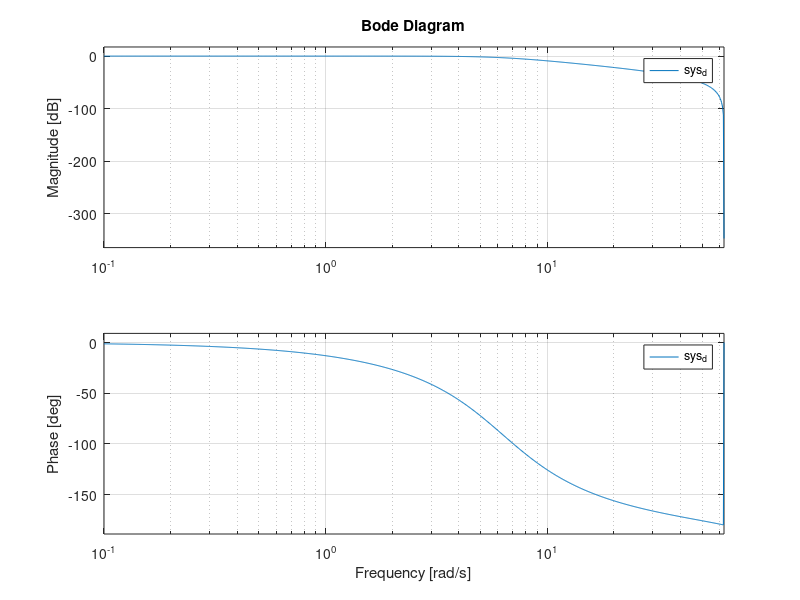

Here is the MATLAB script that generated this plot: (Note: this script raises an error after producing the figure.)
% The following script is the initializer for SPOT 3.0; in this script,
% users define all initials parameters and/or constants required for
% simulation and experiment.

% Version: 3.07 (Beta Release)

% Authors: Alexander Crain
% Legacy: David Rogers & Kirk Hovell

clear;
clc;
close all force;
addpath(genpath('../../Custom_Library'))

warning('off','all')

fprintf('|----------------------------------------------------------------|\n')
fprintf('|----------------------------------------------------------------|\n')
fprintf('|                       -------------------                      |\n')
fprintf('|                     | Welcome to SPOT 3.0 |                    |\n')
fprintf('|                       -------------------                      |\n')
fprintf('|                                                                |\n')
fprintf('|Authors (v3.0): Alex Crain                                      |\n')
fprintf('|Authors (v2.0): Alex Crain and Kirk Hovell                      |\n')
fprintf('|Authors (Legacy): Dave Rogers and Kirk Hovell                   |\n')
fprintf('|                                                                |\n')
fprintf('|Current Version: 3.07 (Beta Release)                            |\n')
fprintf('|                                                                |\n')
fprintf('|Last Edit: 2021-03-07                                           |\n')
fprintf('|                                                                |\n')
fprintf('|----------------------------------------------------------------|\n')
fprintf('|----------------------------------------------------------------|\n')

%% User-defined constants:
addpath('Basic Math');

% Converting from degrees to radians and vis versa:

d2r                            = pi/180;
r2d                            = 180/pi;

% Initialize the table size for use in the GUI (don't delete):

xLength                        = 3.51155;   % [m]
yLength                        = 2.41935;   % [m]

% Initialize the PID gains for the RED platform:

Kp_xr                          = 2;
Kd_xr                          = 5;

Kp_yr                          = 2;
Kd_yr                          = 5;

Kp_tr                          = 0.1;
Kd_tr                          = 0.4;

% Initialize the PID gains for the BLACK platform:

Kp_xb                          = 2;
Kd_xb                          = 5;

Kp_yb                          = 2;
Kd_yb                          = 5;

Kp_tb                          = 0.017;
Kd_tb                          = 0.1;

% Initialize the PID gains for the BLUE platform:

Kp_xblue                       = 2;
Kd_xblue                       = 5;

Kp_yblue                       = 2;
Kd_yblue                       = 5;

Kp_tblue                       = 0.1;
Kd_tblue                       = 0.4;

% Set the noise variance level for the RED and BLACK platforms:

noise_variance_RED             = 1e-5;
noise_variance_BLACK           = 1e-5;
noise_variance_BLUE            = 0;
    

%% Set the base sampling rate: 

% This variable will change the frequency at which the template runs. If
% the frequency of the template changes, the frequency of the server must
% also be changed, i.e. open the StreamData.sln under the PhaseSpace Server
% folder, and change line 204 from owl.frequency(10) to 
% owl.frequency(serverRate):

baseRate                       = 0.05;      % [seconds between samples]

%% Set the frequency that the data is being sent up from the PhaseSpace:

% This variable must be less then the baseRate; in simulation, setting this
% equal to the baseRate causes the simulation fail, while in experiment
% setting this equal to or higher then the baseRate causes the data to
% buffer in the UDP send.

serverRate                     = 2*baseRate;       % 10 Hz

% Pick the home states and the maximum amount of time we expect
% an experiment to run:
Phase3_SubPhase4_Duration = 3.0*60;
home_states_RED = [xLength/2+0.4; yLength/2; 0]; % [m; m; rad]
home_states_BLACK = [xLength/2-0.4; yLength/2; 0]; % [m; m; rad]

%% Set the duration of each major phase in the experiment, in seconds:

% Set the duration of the sub-phases. Sub-phases occur during the
% experiment phase (Phase3_Duration) and must be manually inserted into the
% diagram. The total duration of the sub-phases must equal the length of
% the Phase3_Duration.

Phase3_SubPhase1_Duration      = 5;        % [s]
Phase3_SubPhase2_Duration      = 5;        % [s]
Phase3_SubPhase3_Duration      = 1;        % [s]
% Phase3_SubPhase4_Duration      = 2*60;      % [s]
Phase3_SubPhase3_and_a_half    = 5; % Time for the chase to do nothing while the target spins up.


Phase0_Duration                = 10;        % [s]
Phase1_Duration                = 5;         % [s]
Phase2_Duration                = 20;        % [s]
Phase3_Duration                =   Phase3_SubPhase1_Duration... 
                                 + Phase3_SubPhase2_Duration...
                                 + Phase3_SubPhase3_Duration...
                                 + Phase3_SubPhase4_Duration + Phase3_SubPhase3_and_a_half;       % [s]
Phase4_Duration                = 20;        % [s]
Phase5_Duration                = 5;         % [s]

% Determine the total experiment time from the durations:

tsim                           = Phase0_Duration + Phase1_Duration + ...
                                 Phase2_Duration + Phase3_Duration + ...
                                 Phase4_Duration + Phase5_Duration;        

% Determine the start time of each phase based on the duration:

Phase0_End                     = Phase0_Duration;
Phase1_End                     = Phase0_Duration + Phase1_Duration;           
Phase2_End                     = Phase0_Duration + Phase1_Duration + ...
                                 Phase2_Duration;         
Phase3_End                     = Phase0_Duration + Phase1_Duration + ...
                                 Phase2_Duration + Phase3_Duration;      
Phase4_End                     = Phase0_Duration + Phase1_Duration + ...
                                 Phase2_Duration + Phase3_Duration + ...
                                 Phase4_Duration; 
Phase5_End                     = Phase0_Duration + Phase1_Duration + ...
                                 Phase2_Duration + Phase3_Duration + ...
                                 Phase4_Duration + Phase5_Duration;                              
                             
% Determine the start time of each sub-phase based on the duration:  

Phase3_SubPhase1_End           = Phase2_End + Phase3_SubPhase1_Duration;
Phase3_SubPhase2_End           = Phase2_End + Phase3_SubPhase1_Duration + ...
                                 Phase3_SubPhase2_Duration;
Phase3_SubPhase3_End_BLACK           = Phase2_End + Phase3_SubPhase1_Duration + ...
                                 Phase3_SubPhase2_Duration +...
                                 Phase3_SubPhase3_Duration + Phase3_SubPhase3_and_a_half;
                             

Phase3_SubPhase3_End_RED           = Phase2_End + Phase3_SubPhase1_Duration + ...
                                 Phase3_SubPhase2_Duration +...
                                 Phase3_SubPhase3_Duration ;                            

                             
Phase3_SubPhase4_End           = Phase2_End + Phase3_SubPhase1_Duration + ...
                                 Phase3_SubPhase2_Duration +...
                                 Phase3_SubPhase3_Duration +...
                                 Phase3_SubPhase4_Duration + Phase3_SubPhase3_and_a_half;                             
                          
%% Load in any required data:

% Define the mass properties for the RED, BLACK, and BLUE platforms:

model_param(1)                 = 16.9478; % RED Mass
model_param(2)                 = 0.2709;  % RED Inertia;
model_param(3)                 = 12.3341; % BLACK Mass
model_param(4)                 = 0.1880;  % BLACK Inertia
model_param(5)                 = 12.7621; % BLUE Mass
model_param(6)                 = 0.1930;  % BLUE Inertia

REDMass = model_param(1);
REDInertia = model_param(2);
BLACKMass = model_param(3);
BLACKInertia = model_param(4);

% Initialize the thruster positions for the RED, BLACK, and BLUE platforms,
% as well as the expected maximum forces. The expected forces will only 
% affect the simulations.

F_thrusters_RED               = 0.25.*ones(8,1);
F_thrusters_BLACK             = 0.25.*ones(8,1);
F_thrusters_BLUE              = 0.25.*ones(8,1);
thruster_dist2CG_RED          = [49.92;-78.08;70.46;-63.54;81.08;-50.42;57.44;-75.96];
thruster_dist2CG_BLACK        = [83.42;-52.58;55.94;-60.05;54.08;-53.92;77.06;-55.94];
thruster_dist2CG_BLUE         = [83.42;-52.58;55.94;-60.05;54.08;-53.92;77.06;-55.94];

%% SELECT WEIGHTS FOR PARAMETER OPTIMIZATION:
W_CLVF = [1,100];
W_LVF = [1,100];

%% SELECT THE FILTER GAINS FOR THE POSITION:
% Chaser spacecraft control gain.
kd = 15.0;

% Filter cutoff frequency:
f_cutoff = 1.0;
w_filter = 2*pi*f_cutoff; % [rad/s]

% 1st order option:
% num = w_filter;
% den = [1 w_filter];

% 2nd order option:
num = w_filter^2;
den = [1 sqrt(2)*w_filter w_filter^2];

sys = tf(num, den);
sys_d = c2d(sys, baseRate, 'tustin');

bode(sys_d)
grid on

num_d = sys_d.num{1};
den_d = sys_d.den{1};

%% TARGET SPACECRAFT PHYSICAL CHARACTERISTICS: 
% PARAMETERS I CANNOT CHANGE (physical characteristics of target).
theta_d             = 30*d2r;           % Angle of the docking cone.
d                   = [0.16;0.542;0];   % docking position.
d_norm              = sqrt(sum(d.^2));  % Norm of the docking position.
o_hat_prime         = [0;1;0];          % Orientation of the docking cone.

% For the max acceleration:
u_max_scalar = 0.4;                                 % Approx max force.
a_max               = u_max_scalar/BLACKMass;       % Max accel given max force.

%% SELECT CONDITIONS:
% Setup all of our initial conditions:
ICStructure = getICStructure();

% Select the conditions:
initialConditionSet = 5;

w_body = ICStructure.w_body{initialConditionSet};
rT_I0 = ICStructure.rT_I0{initialConditionSet};
rC_I0 = ICStructure.rC_I0{initialConditionSet};

rC_T0 = rC_I0 - rT_I0;
vC_T0 = zeros(3,1);

% NOTE - according to my thesis work, the following rotational parameters
% apply to a spacecraft spinning at a constant rate:
%
% w_max == abs(w_body)
% rotNorm == w_body^2
% dockingPortNorm == w_body^2 * d_norm
w_max = abs(w_body);
rotNorm = w_body^2;
dockingPortNorm = rotNorm * d_norm;

%% SETUP THE SWITCH STRUCTURE:
% For the switching condition:
acceptableRadius        = 0.05;                     % a 5cm radius.
timeThreshold           = 5;                        % 5 seconds staying in the radius
cntThreshold            = timeThreshold/baseRate;
        
%% LVF DESIGN PROCEDURE
% Safe distance to stay away from the docking cone:
a_prime = 0.2; % Initial guess for a

% INITIALIZING LYAPUNOV GUESSES:
% An initial guess:
v_max = 0.01; 
fact = 95/100;
finalAngle = fact*pi;

muLimit = 1000;
muFact = 10;

tol = 10^-6;
mu = 0.1; % My weighting parameter for the perf vs. constraints.
gamma = 0.2; % My damping factor
beta = 0.1; % My reduction factor.

% The interior-point solver below is implemented in the
% LVF_parameter_optimization folder.

v_max = interiorPointLVF_heur(...
    a_prime, ...
    v_max, ...
    a_max, ...
    w_max, ...
    rotNorm, ...
    dockingPortNorm, ...
    theta_d, ...
    fact, ...
    W_LVF, ...
    mu, ...
    tol, ...
    gamma, ...
    beta, ...
    muFact, ...
    muLimit...
);

% What were our estimates?
T_est_LVF = T_heur_LVF(a_prime,finalAngle,v_max);
F_est_LVF = F_heur_LVF(a_prime,dockingPortNorm,finalAngle,v_max,rotNorm,w_max);

disp("LVF time estimate: " + num2str(T_est_LVF) + " seconds.")
disp("LVF deltaV estimate: " + num2str(F_est_LVF) + " m/s.")
                
%% CLVF DESIGN PROCEDURE
% PERFORMING THE DESIGN PROCEDURE OF THE THREE GAINS TO SELECT:

aTimesOVec = d + a_prime*o_hat_prime;
a = sqrt(sum(aTimesOVec.^2));
o_hat_B = aTimesOVec./a;

% INITIALIZE OUR PARAMETERS FOR THE SEARCH:
b = 1.0;
ka = 0.01;
kc = 0.01;

tol = 10^-5;
mu = 0.1; % My weighting parameter for the perf vs. constraints.
gamma = 0.2; % My damping factor
beta = 0.1; % My reduction factor.

muLimit = 1000;
muFact = 10.0;

% NOTE - according to my thesis work, the following rotational parameters
% apply to a spacecraft spinning at a constant rate:
%
% w_max == abs(w_body)
% rotNorm == w_body^2
% dockingPortNorm == w_body^2 * d_norm

% The interior-point solver below is implemented in the
% CLVF_parameter_optimization folder.

[b, kc, ka] = interiorPointCLVF_heur(...
    b, ...
    kc, ...
    ka, ...
    a, ...
    a_max,... 
    w_max, ...
    rotNorm, ...
    rC_T0, ...
    vC_T0, ...
    W_CLVF, ...
    mu, ...
    tol, ...
    gamma, ...
    beta, ...
    muFact, ...
    muLimit...
);

% What were our estimates?
T_est = T_heur(a,b,ka,kc,rC_T0);
F_est = F_heur(a,b,ka,kc,rC_T0,vC_T0,rotNorm,w_max);

disp("CLVF T estimate is: " + num2str(T_est) + " seconds.");
disp("CLVF Fuel estimate is: " + num2str(F_est) + " m/s.");

disp("new ka is " + num2str(ka));
disp("new kc is " + num2str(kc));
disp("new b is " + num2str(b));  

%% MPC DESIGN PROCEDURE:
% Select the weighting matrices:
R = eye(3);
Q = eye(6)*100;
Q_final = Q*100;

% Get the A_cone and b_cone [body frame] approximation of the docking cone:
C_CB = C3(pi/2);
[A_cone, b_cone] = return_square_cone(theta_d, d, C_CB);
MPCStructure = getMPCStructure(BLACKMass, b_cone, R, Q, Q_final, u_max_scalar, kc, aTimesOVec, baseRate);

%%  Set the drop, initial, and home positions for each platform:

drop_states_RED           = rT_I0; % [m; m; rad]
drop_states_BLACK         = rC_I0;
drop_states_BLUE          = [ xLength/2+0.9; yLength/2+0.5; 0];         % [m; m; rad]

init_states_RED           = rT_I0;
init_states_BLACK         = rC_I0;
init_states_BLUE          = [ xLength/2+0.9; yLength/2+0.5; 0];      % [m; m; rad]

% home_states_RED           = [ xLength/2+0.7; yLength/2; pi]; % [m; m; rad]
% home_states_BLACK         = [ xLength/2; yLength/2; 0];  % [m; m; rad]
home_states_BLUE          = [ xLength/2-0.9; yLength/2+0.5; 0];  % [m; m; rad]
                                   
%% Start the graphical user interface:

run('GUI_v3_07')

